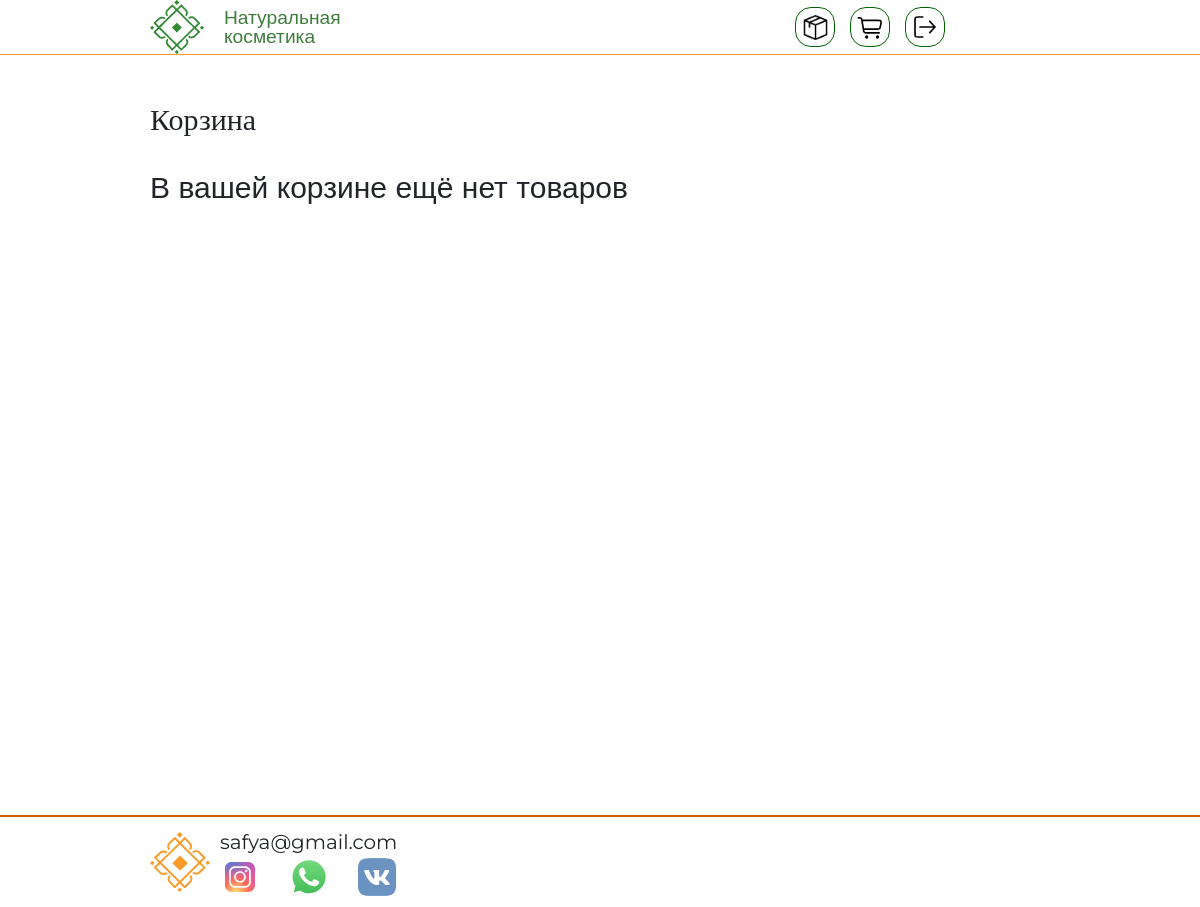
The app's page /cart/ (signed in), older data.
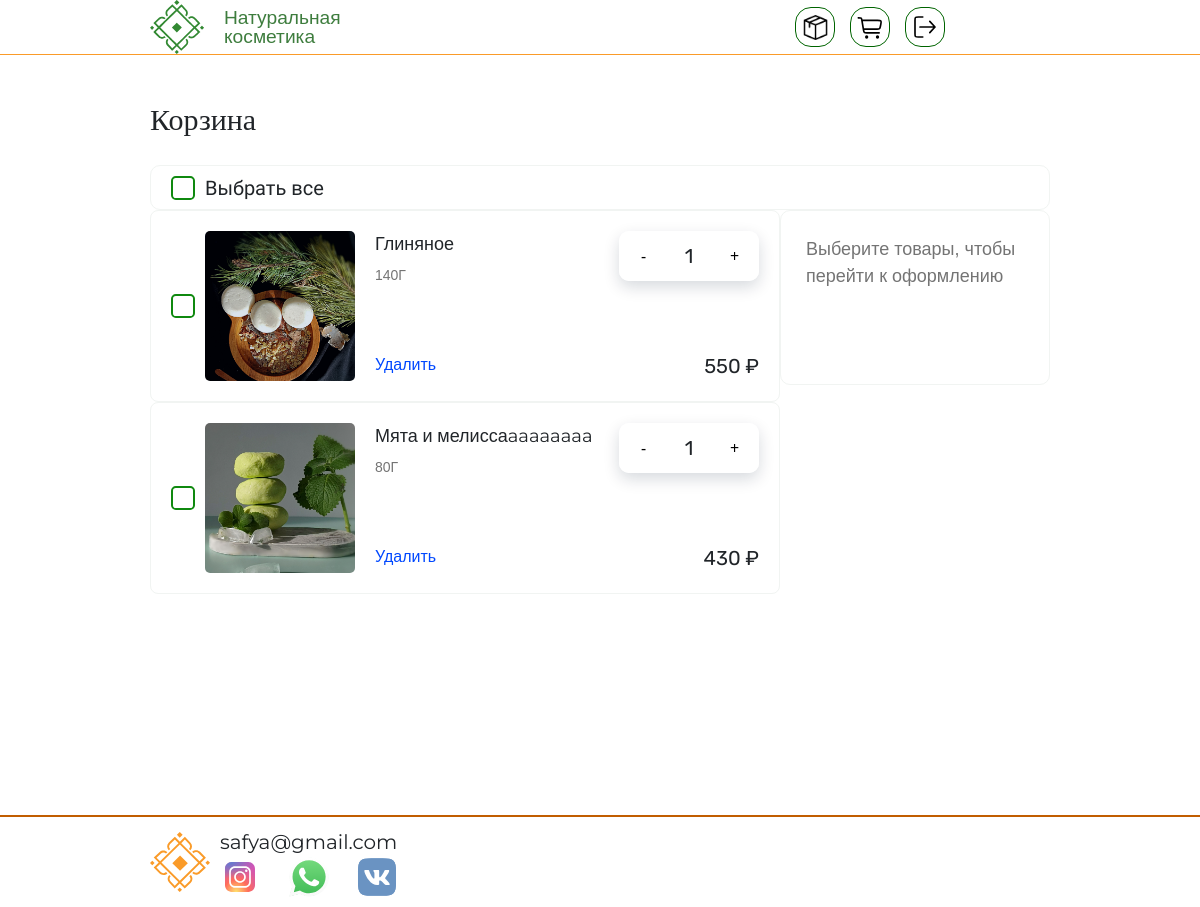
The same page, newer data.
### main/models.py (models this page shows, shortened)
class Cart_relation(models.Model):
    user = models.ForeignKey(User, verbose_name="Пользователь", on_delete=models.CASCADE)
    product = models.ForeignKey(Product, verbose_name="Товар", on_delete=models.CASCADE)
    amount = models.PositiveIntegerField("Количество")
    class Meta:
        verbose_name = 'Корзина'
        verbose_name_plural = "Корзины"

class Product(models.Model):
    name = models.CharField("Название", max_length=250)
    description = models.TextField("Описание")
    price = models.IntegerField(verbose_name="Цена")
    category = models.ForeignKey(Category, verbose_name="Категория", on_delete=models.CASCADE)
    poster = models.ImageField(upload_to="posters/")
    components = models.ManyToManyField(Component, verbose_name="Составляющее")
    weight = models.PositiveIntegerField('Вес товара', help_text='Указывать в граммах', default=0)
    def get_absolute_url(self):
        return reverse("product", kwargs={"id": self.pk})
    class Meta:
        verbose_name = 'Товар'
        verbose_name_plural = "Товары"

### main/views.py (the view)
# urls.py: path('cart/', views.cart, name='cart'),
@login_required
def cart(request):
    relations = get_products_in_cart_of(request.user)
    context = {"relations": relations}
    return render(request, 'main/cart.html', context)

### main/orm_requests.py (called while the page is built)
def get_products_in_cart_of(user):
    return Cart_relation.objects.filter(user=user, amount__gt = 0)

### templates/main/cart.html (shortened to what this page needs)
{% extends 'base.html' %}{% load static %}
{% block content %}
    <div class="cart-wrapper">
        <div class="cart-title-block">
            <span class="cart-title">
                Корзина
            </span>
        </div>
        {% if relations.count > 0 %}
        <div class="select2all">
            <label for="all-box" class="select2all-label">Выбрать все</label>
        </div>
        <div class="checkout-and-product-list">
            <div class="product-list-in-cart">
                {% for relation in relations %}
                <div class="product-block-in-cart" id="product-block-{{ relation.product.id }}">
                    <div class="product-block-wrapper">
                        <label class="product-label" for="{{ relation.product.id }}"></label>
                        <div onclick="location.href = '{{ relation.product.get_absolute_url }}'" class="img-wrapper"><img class="product-preview-in-cart" src="{{ relation.product.poster.url }}"></div>
                        <div class="common-info">
                            <div class="name-weight-delete">
                                <div class="name-weight">
                                    <span class="name">{{ relation.product.name }}</span>
                                    <span class="weight">{{ relation.product.weight }}Г</span>
                                </div>
                                <span onclick="remove({{ relation.product.id }}, '{{ csrf_token }}')" class="delete">Удалить</span>
                            </div>
                            <div class="price-plus-minus-platform">
                                <div class="plus-minus-platform">
                                    <button onclick="minus({{ relation.product.id }}, '{{ csrf_token }}')" class="minus-in-cart">-</button>
                                    <span class="count" id="count-of-{{ relation.product.id }}">{{ relation.amount }}</span>
                                    <button onclick="plus({{ relation.product.id }}, '{{ csrf_token }}')" class="plus-in-cart">+</button>
                                </div>
                                <span class="price-in-cart"><span class='price-value-{{ relation.product.id }}'>{{ relation.product.price }}</span> ₽</span>
                            </div>
                        </div>
                    </div>
                </div>
                {% endfor %}
            </div>
            <div class="checkout-block">
                <div class="checkout-block-wrapper">
                    <span class='need2select'>Выберите товары, чтобы перейти к оформлению</span>
                </div>
            </div>
        </div>
        {% else %}
            <span class="empty-cart-info">В вашей корзине ещё нет товаров</span>
        {% endif %}
    </div>
{% endblock content %}

Row changes from the older to the newer data that the page shows:
added Cart_relation: product.poster (picture), product.name "Глиняное", product.weight "140", amount "1", product.price "550"
added Cart_relation: product.poster (picture), product.name "Мята и мелиссаaaaaaaaa", product.weight "80", amount "1", product.price "430"
Text that changed along with them:
text no longer shown: "В вашей корзине ещё нет товаров"
text now shown: "Выбрать все Выберите товары, чтобы перейти к оформлению"
